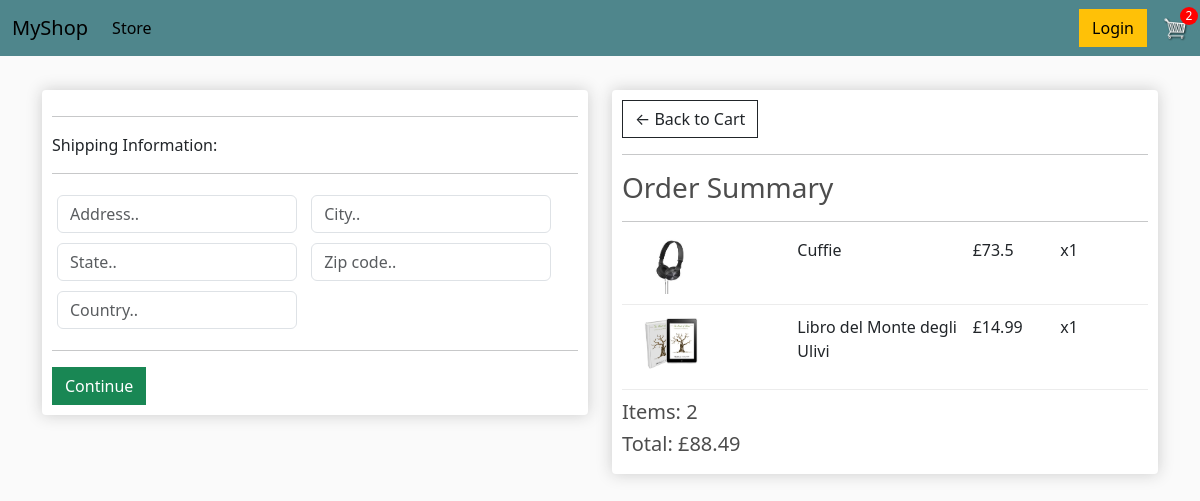
/checkout/ (signed in), run on an earlier commit of the app's database.
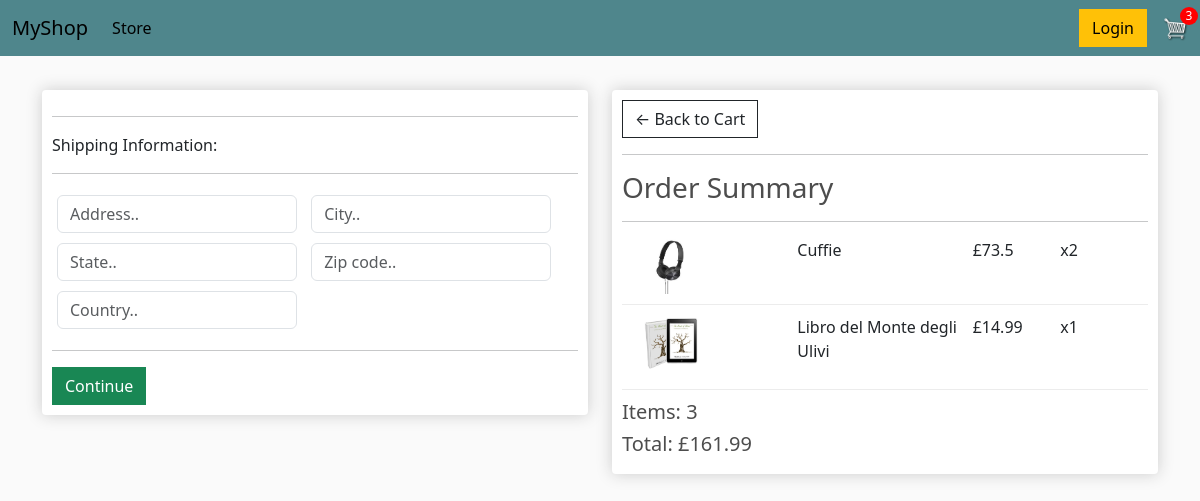
And on a later commit of the database.
### store/models.py (models this page shows, shortened)
class OrderItem(models.Model):
	product = models.ForeignKey(Product, on_delete=models.SET_NULL, null=True)
	order = models.ForeignKey(Order, on_delete=models.SET_NULL, null=True)
	quantity = models.IntegerField(default=0, null=True, blank=True)
	date_added = models.DateTimeField(auto_now_add=True)
	@property
	def get_total(self):
		return self.product.price * self.quantity

class Order(models.Model):
	customer = models.ForeignKey(Customer, on_delete=models.SET_NULL, null=True, blank=True)
	date_ordered = models.DateTimeField(auto_now_add=True)
	complete = models.BooleanField(default=False)
	transaction_id = models.CharField(max_length=100, null=True)
	@property
	def shipping(self):
		shipping = False
		orderitems = self.orderitem_set.all()
		for i in orderitems:
			if not i.product.digital:
				shipping = True
		return shipping
	@property
	def get_cart_total(self):
		orderitems = self.orderitem_set.all()
		total = sum([item.get_total for item in orderitems])
		return total
	@property
	def get_cart_items(self):
		orderitems = self.orderitem_set.all()
		total = sum([item.quantity for item in orderitems])
		return total

class Product(models.Model):
	name = models.CharField(max_length=200)
	price = models.FloatField()
	digital = models.BooleanField(default=False, null=True, blank=True)
	image = models.ImageField(null=True, blank=True)
	@property
	def imageURL(self):
		try:
			url = url = '/static/images/' + str(self.image).split('/')[-1]
		except Exception:
			url = ''
		return url

### store/views.py (the view)
# urls.py: path('checkout/', views.checkout, name="checkout"),
def checkout(request):
    data = cartData(request)
    items = data['items']
    order = data['order']
    cartItems = data['cartItems']
    context = {'items': items, 'order': order, 'cartItems': cartItems}
    return render(request, 'store/checkout.html', context)

### store/utils.py (called while the page is built)
def cartData(request):
    if request.user.is_authenticated:
        customer = request.user.customer
        order, created = Order.objects.get_or_create(customer=customer, complete=False)
        items = order.orderitem_set.all()
        cartItems = order.get_cart_items
    else:
        cookieData = cookieCart(request)
        items = cookieData['items']
        order = cookieData['order']
        cartItems = cookieData['cartItems']
    return {'items': items, 'order': order, 'cartItems': cartItems}

### store/templates/store/checkout.html (shortened to what this page needs)
{% extends 'store/main.html' %}
{% load static %}
{% block content %}
<div class="row">
    <div class="col-lg-6">
        <div class="box-element" id="form-wrapper">
            <form id="form">
                <div id="shipping-info">
                    <hr>
                    <p>Shipping Information:</p>
                    <hr>
                    <div class="form-field">
                        <input class="form-control" type="text" name="address" placeholder="Address..">
                    </div>
                    <div class="form-field">
                        <input class="form-control" type="text" name="city" placeholder="City..">
                    </div>
                    <div class="form-field">
                        <input class="form-control" type="text" name="state" placeholder="State..">
                    </div>
                    <div class="form-field">
                        <input class="form-control" type="text" name="zipcode" placeholder="Zip code..">
                    </div>
                    <div class="form-field">
                        <input class="form-control" type="text" name="country" placeholder="Country..">
                    </div>
                </div>
                <hr>
                <input id="form-button" class="btn btn-success btn-block" type="submit" value="Continue">
            </form>
        </div>
        <br>
    </div>
    <div class="col-lg-6">
        <div class="box-element">
            <a class="btn btn-outline-dark" href="{% url 'cart' %}">&#x2190; Back to Cart</a>
            <hr>
            <h3>Order Summary</h3>
            <hr>
            {% for item in items %}
            <div class="cart-row">
                <div style="flex:2"><img class="row-image" src="{{ item.product.imageURL }}"></div>
                <div style="flex:2"><p>{{ item.product.name }}</p></div>
                <div style="flex:1"><p>£{{ item.product.price }}</p></div>
                <div style="flex:1"><p>x{{ item.quantity }}</p></div>
            </div>
            {% endfor %}
            <h5>Items: {{ order.get_cart_items }}</h5>
            <h5>Total: £{{ order.get_cart_total|floatformat:2 }}</h5>
        </div>
    </div>
</div>
{% endblock content %}

What changed in the data, as far as the page shows it:
changed OrderItem "Cuffie": quantity "1" → "2"
changed through a linked row, Order: get_cart_items "2" → "3"; get_cart_total "88.49" → "161.99"
Also different on the page:
{{ cartItems }}: "2" → "3"
